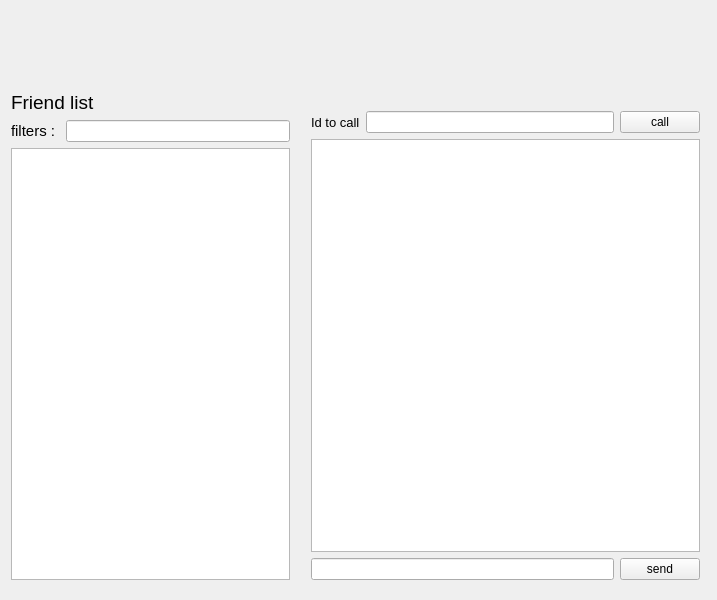
<?xml version="1.0" encoding="UTF-8"?>
<ui version="4.0">
 <class>HomeGUI</class>
 <widget class="QWidget" name="HomeGUI">
  <property name="geometry">
   <rect>
    <x>0</x>
    <y>0</y>
    <width>717</width>
    <height>600</height>
   </rect>
  </property>
  <property name="windowTitle">
   <string>HomeGUI</string>
  </property>
  <widget class="QWidget" name="layoutWidget">
   <property name="geometry">
    <rect>
     <x>0</x>
     <y>80</y>
     <width>301</width>
     <height>511</height>
    </rect>
   </property>
   <layout class="QVBoxLayout" name="verticalLayout">
    <item>
     <widget class="QLabel" name="label">
      <property name="font">
       <font>
        <pointsize>14</pointsize>
       </font>
      </property>
      <property name="text">
       <string>Friend list</string>
      </property>
     </widget>
    </item>
    <item>
     <layout class="QHBoxLayout" name="horizontalLayout">
      <item>
       <widget class="QLabel" name="label_2">
        <property name="font">
         <font>
          <pointsize>11</pointsize>
         </font>
        </property>
        <property name="text">
         <string>filters : </string>
        </property>
       </widget>
      </item>
      <item>
       <widget class="QLineEdit" name="lineEdit_filter"/>
      </item>
     </layout>
    </item>
    <item>
     <widget class="QListWidget" name="listWidget_friends"/>
    </item>
   </layout>
  </widget>
  <widget class="QWidget" name="layoutWidget">
   <property name="geometry">
    <rect>
     <x>300</x>
     <y>80</y>
     <width>411</width>
     <height>511</height>
    </rect>
   </property>
   <layout class="QVBoxLayout" name="verticalLayout_2">
    <item>
     <widget class="QLabel" name="conversation_name">
      <property name="text">
       <string/>
      </property>
      <property name="alignment">
       <set>Qt::AlignRight|Qt::AlignTrailing|Qt::AlignVCenter</set>
      </property>
     </widget>
    </item>
    <item>
     <layout class="QHBoxLayout" name="horizontalLayout_3">
      <item>
       <widget class="QLabel" name="label_3">
        <property name="font">
         <font>
          <pointsize>10</pointsize>
         </font>
        </property>
        <property name="text">
         <string>Id to call</string>
        </property>
       </widget>
      </item>
      <item>
       <widget class="QLineEdit" name="id_to_call"/>
      </item>
      <item>
       <widget class="QPushButton" name="call_btn">
        <property name="text">
         <string>call</string>
        </property>
       </widget>
      </item>
     </layout>
    </item>
    <item>
     <widget class="QListView" name="listView_message"/>
    </item>
    <item>
     <layout class="QHBoxLayout" name="horizontalLayout_2">
      <item>
       <widget class="QLineEdit" name="lineEdit_message"/>
      </item>
      <item>
       <widget class="QPushButton" name="send_btn">
        <property name="text">
         <string>send</string>
        </property>
       </widget>
      </item>
     </layout>
    </item>
   </layout>
  </widget>
  <widget class="QPushButton" name="logout_btn">
   <property name="geometry">
    <rect>
     <x>670</x>
     <y>10</y>
     <width>31</width>
     <height>31</height>
    </rect>
   </property>
   <property name="cursor">
    <cursorShape>PointingHandCursor</cursorShape>
   </property>
   <property name="styleSheet">
    <string notr="true">border-radius: 20px;
background-image: url(:/LogGUI/power-button-outline.png);</string>
   </property>
   <property name="text">
    <string/>
   </property>
  </widget>
  <widget class="QLabel" name="label_statusCall">
   <property name="geometry">
    <rect>
     <x>240</x>
     <y>20</y>
     <width>161</width>
     <height>31</height>
    </rect>
   </property>
   <property name="font">
    <font>
     <pointsize>10</pointsize>
    </font>
   </property>
   <property name="text">
    <string/>
   </property>
  </widget>
 </widget>
 <layoutdefault spacing="6" margin="11"/>
 <resources>
  <include location="LogGUI.qrc"/>
 </resources>
 <connections>
  <connection>
   <sender>lineEdit_filter</sender>
   <signal>textChanged(QString)</signal>
   <receiver>listWidget_friends</receiver>
   <slot>update()</slot>
   <hints>
    <hint type="sourcelabel">
     <x>241</x>
     <y>130</y>
    </hint>
    <hint type="destinationlabel">
     <x>195</x>
     <y>242</y>
    </hint>
   </hints>
  </connection>
 </connections>
</ui>
